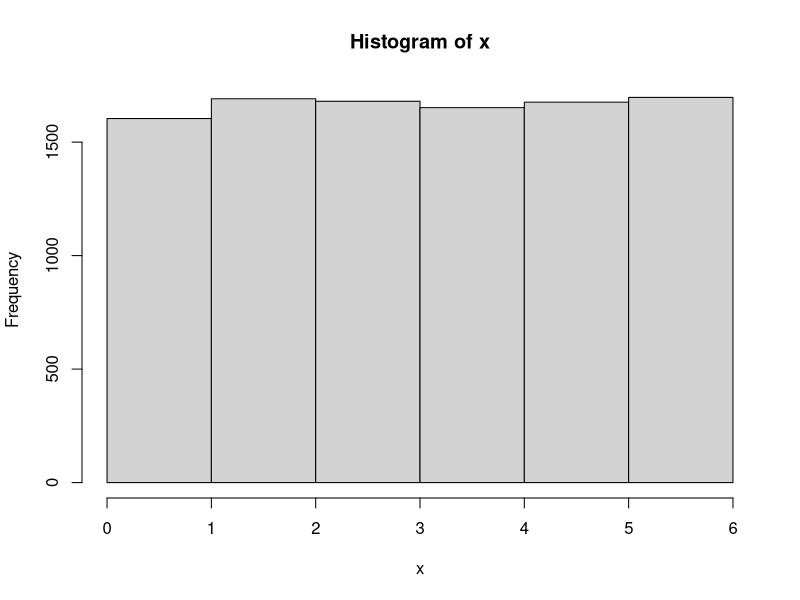

Write R code to recreate this figure.
pdf(file = "04-r-random-sample.pdf", width = 6, height = 5)

x <- sample(x = 1:6,        # 範囲
            size = 10000,   # 乱数の数
            replace = TRUE) # 重複あり
hist(x, breaks = 0:6) # ヒストグラム
